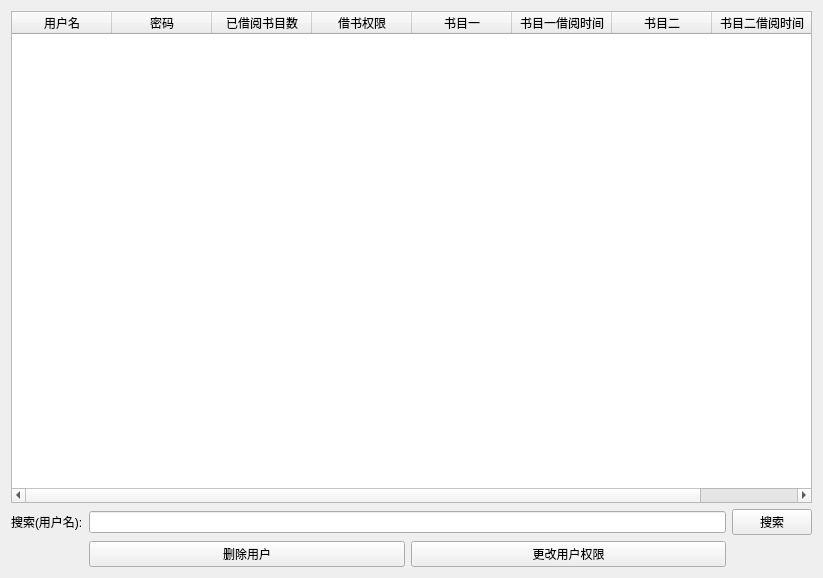
<?xml version="1.0" encoding="UTF-8"?>
<ui version="4.0">
 <class>UserAdminWidget</class>
 <widget class="QWidget" name="UserAdminWidget">
  <property name="geometry">
   <rect>
    <x>0</x>
    <y>0</y>
    <width>823</width>
    <height>578</height>
   </rect>
  </property>
  <property name="windowTitle">
   <string>Form</string>
  </property>
  <layout class="QGridLayout" name="gridLayout">
   <item row="1" column="0">
    <widget class="QLabel" name="label">
     <property name="text">
      <string>搜索(用户名):</string>
     </property>
    </widget>
   </item>
   <item row="1" column="1">
    <widget class="QLineEdit" name="userLineEdit"/>
   </item>
   <item row="1" column="2">
    <widget class="QPushButton" name="searchPushButton">
     <property name="text">
      <string>搜索</string>
     </property>
    </widget>
   </item>
   <item row="0" column="0" colspan="3">
    <widget class="QTableWidget" name="userTableWidget">
     <property name="editTriggers">
      <set>QAbstractItemView::NoEditTriggers</set>
     </property>
     <property name="selectionMode">
      <enum>QAbstractItemView::SingleSelection</enum>
     </property>
     <property name="selectionBehavior">
      <enum>QAbstractItemView::SelectRows</enum>
     </property>
     <column>
      <property name="text">
       <string>用户名</string>
      </property>
     </column>
     <column>
      <property name="text">
       <string>密码</string>
      </property>
     </column>
     <column>
      <property name="text">
       <string>已借阅书目数</string>
      </property>
     </column>
     <column>
      <property name="text">
       <string>借书权限</string>
      </property>
     </column>
     <column>
      <property name="text">
       <string>书目一</string>
      </property>
     </column>
     <column>
      <property name="text">
       <string>书目一借阅时间</string>
      </property>
     </column>
     <column>
      <property name="text">
       <string>书目二</string>
      </property>
     </column>
     <column>
      <property name="text">
       <string>书目二借阅时间</string>
      </property>
     </column>
    </widget>
   </item>
   <item row="2" column="1">
    <layout class="QHBoxLayout" name="horizontalLayout">
     <item>
      <widget class="QPushButton" name="deleteUserPushButton">
       <property name="text">
        <string>删除用户</string>
       </property>
      </widget>
     </item>
     <item>
      <widget class="QPushButton" name="authPushButton">
       <property name="text">
        <string>更改用户权限</string>
       </property>
      </widget>
     </item>
    </layout>
   </item>
  </layout>
 </widget>
 <resources/>
 <connections/>
</ui>
